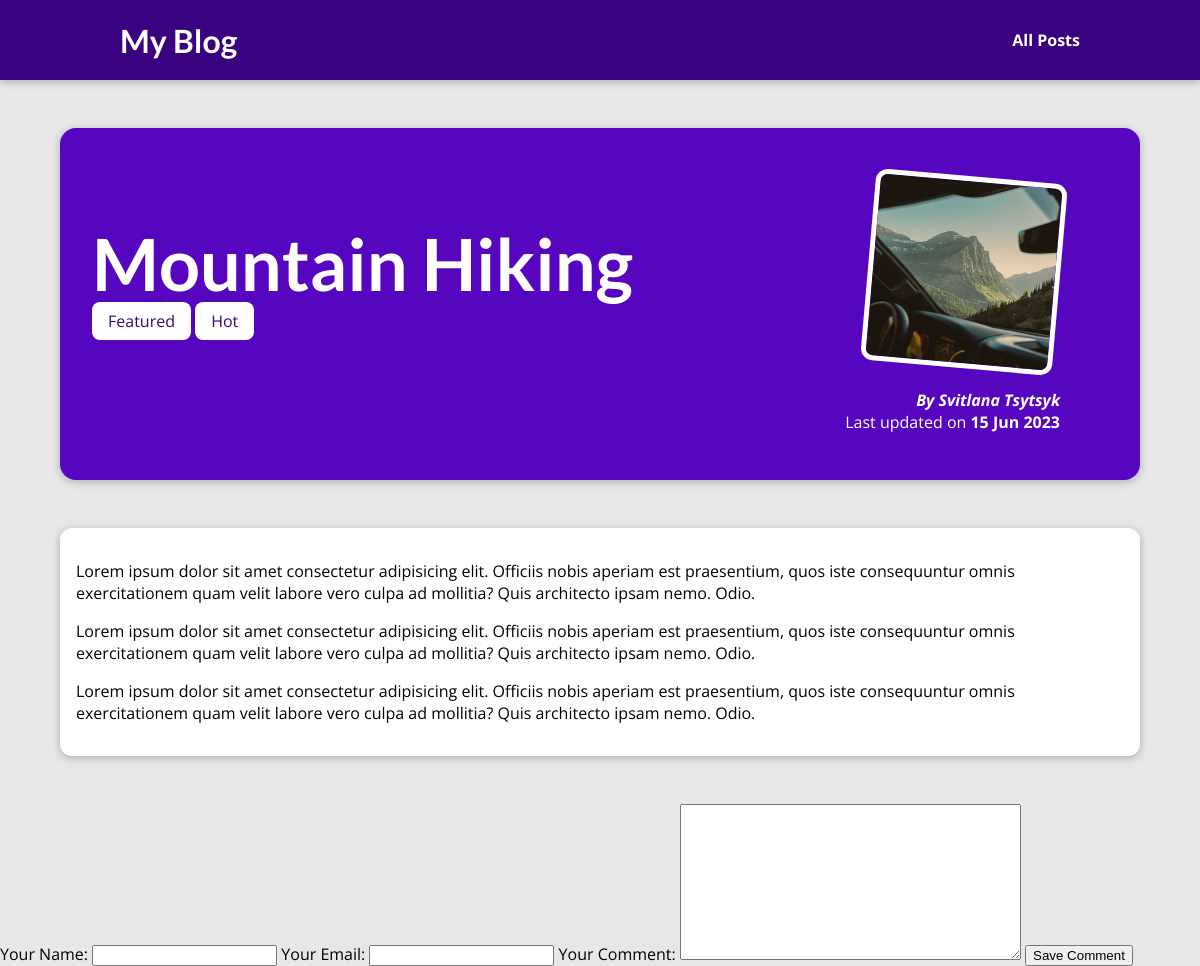
The page /posts/hike-in-the-mountains on the database its author committed.
### blog/models.py (models this page shows, shortened)
class Post(models.Model):
    title = models.CharField(max_length=150)
    excert=models.CharField(max_length=200)
    image = models.ImageField(upload_to="posts", null=True)
    date=models.DateField(auto_now=True)
    slug = models.SlugField(unique=True)
    content=models.TextField(validators=[MinLengthValidator(10)])
    author=models.ForeignKey(Author, on_delete=models.SET_NULL, null=True, related_name="posts")
    tags=models.ManyToManyField(Tag)

class Tag(models.Model):
    caption=models.CharField(max_length=20)

class Author(models.Model):
    first_name = models.CharField(max_length=100)
    last_name = models.CharField(max_length=100)
    email_address=models.EmailField()
    def full_name(self):
        return f"{self.first_name} {self.last_name}"
    def __str__(self):
        return self.full_name()

### blog/views.py (the view)
# urls.py: path("posts/<slug:slug>", views.SinglePostView.as_view(),
class SinglePostView(DetailView):
    template_name = "blog/post-detail.html"
    model = Post
    def get_context_data(self, **kwargs):
        context =  super().get_context_data(**kwargs)
        context["post_tags"] = self.object.tags.all()
        context["comment_form"] = CommentForm()
        return context

### blog/forms.py
class CommentForm(forms.ModelForm):
    class Meta:
        model=Comment
        exclude = ["post"]
        labels = {
            "user_name": "Your Name",
            "user_email": "Your Email",
            "text": "Your Comment"
        }

### blog/templates/blog/post-detail.html (shortened to what this page needs)
{% extends "base.html" %}
{% load static %}
{% block css_files %}
<link rel="stylesheet" href="{% static "blog/post-detail.css" %}" />
{% endblock %}
{% block content %}
<section id="summary">
  <h2>{{ post.title }}</h2>
  <div>
    {% for tag in post_tags %}
      <span class="tag">{{ tag.caption }}</span>
    {% endfor %}
  </div>
  <article>
    <img src="{{ post.image.url }}" alt="{{ post.title }}" />
    <address>By <a href="mailto:{{ post.author.email_address }}">{{ post.author }}</a></address>
    <div>Last updated on <time>{{ post.date|date:"d M Y" }}</time></div>
  </article>
</section>
<main>
  {{ post.content|linebreaks }}
</main>
<div>
  <form>
    {{ comment_form }}
    <button>Save Comment</button>
  </form>
</div>
{% endblock %}

### templates/base.html (shortened to what this page needs)
{% load static %}
<!DOCTYPE html>
<html lang="en">
<head>
    <link rel="stylesheet" href="{% static "app.css" %}">
    {% block css_files %}{% endblock %}
</head>
<body>
    <header id='main-navigation'>
        <h1><a href="{% url "starting-page" %}">My Blog</a></h1>
        <nav>
            <a href="{% url "posts-page" %}">All Posts</a>
        </nav>
    </header>
    {% block content %}
    {% endblock %}
</body>
</html>

### static/app.css (style rules this page uses)
* { box-sizing: border-box; }
html { font-family: 'Open Sans', 'Lato', sans-serif; }
body { margin: 0; }
h1, h2, h3 { font-family: 'Lato', sans-serif; font-weight: bold; }
#main-navigation { width: 100%; height: 5rem; display: flex; justify-content: space-between; align-items: center; padding: 0 10%; position: absolute; top: 0; left: 0; }
#main-navigation a { text-decoration: none; color: white; font-weight: bold; }

### blog/static/blog/post-detail.css (style rules this page uses)
body { background-color: #e7e7e7; }
#main-navigation { background-color: #390281; box-shadow: 0 2px 8px rgba(0, 0, 0, 0.25); }
#summary { margin: 8rem auto 3rem auto; padding: 2rem; width: 90%; max-width: 90rem; border-radius: 16px; background-color: #5706c0; position: relative; box-shadow: 0 2px 8px rgba(0, 0, 0, 0.25); height: 22rem; }
#summary h2 { color: white; font-size: 4.5rem; margin-bottom: 0.25rem; }
#summary article { position: absolute; top: 2rem; right: 3rem; padding: 1rem 2rem; border-radius: 12px; text-align: right; color: white; }
#summary article img { width: 12rem; height: 12rem; border-radius: 12px; transform: rotateZ(5deg); border: 5px solid white; margin-bottom: 1rem; }
#summary address { font-weight: bold; }
#summary a { color: white; text-decoration: none; }
#summary time { font-weight: bold; }
main { width: 90%; max-width: 90rem; margin: 3rem auto; background-color: white; padding: 1rem; border-radius: 12px; box-shadow: 0 2px 8px rgba(0, 0, 0, 0.25); }
.tag { background-color: white; color: #390281; padding: 0.5rem 1rem; border-radius: 8px; }

### rows shown on the page
Post: title "Mountain Hiking", image (picture), author "Svitlana Tsytsyk", date "15 Jun 2023", content "Lorem ipsum dolor sit amet consectetur adipisicing elit. Officiis nobis aperiam est praesentium, quos iste consequuntur omnis exercitationem quam velit labore vero culpa ad mollitia? Quis architecto ipsam nemo. Odio. Lorem ipsum dolor sit amet consectetur adipisicing elit. Officiis nobis aperiam est praesentium, quos iste consequuntur omnis exercitationem quam velit labore vero culpa ad mollitia? Quis architecto ipsam nemo. Odio. Lorem ipsum dolor sit amet consectetur adipisicing elit. Officiis nobis aperiam est praesentium, quos iste consequuntur omnis exercitationem quam velit labore vero culpa ad mollitia? Quis architecto ipsam nemo. Odio."
Tag: caption "Featured"
Tag: caption "Hot"
